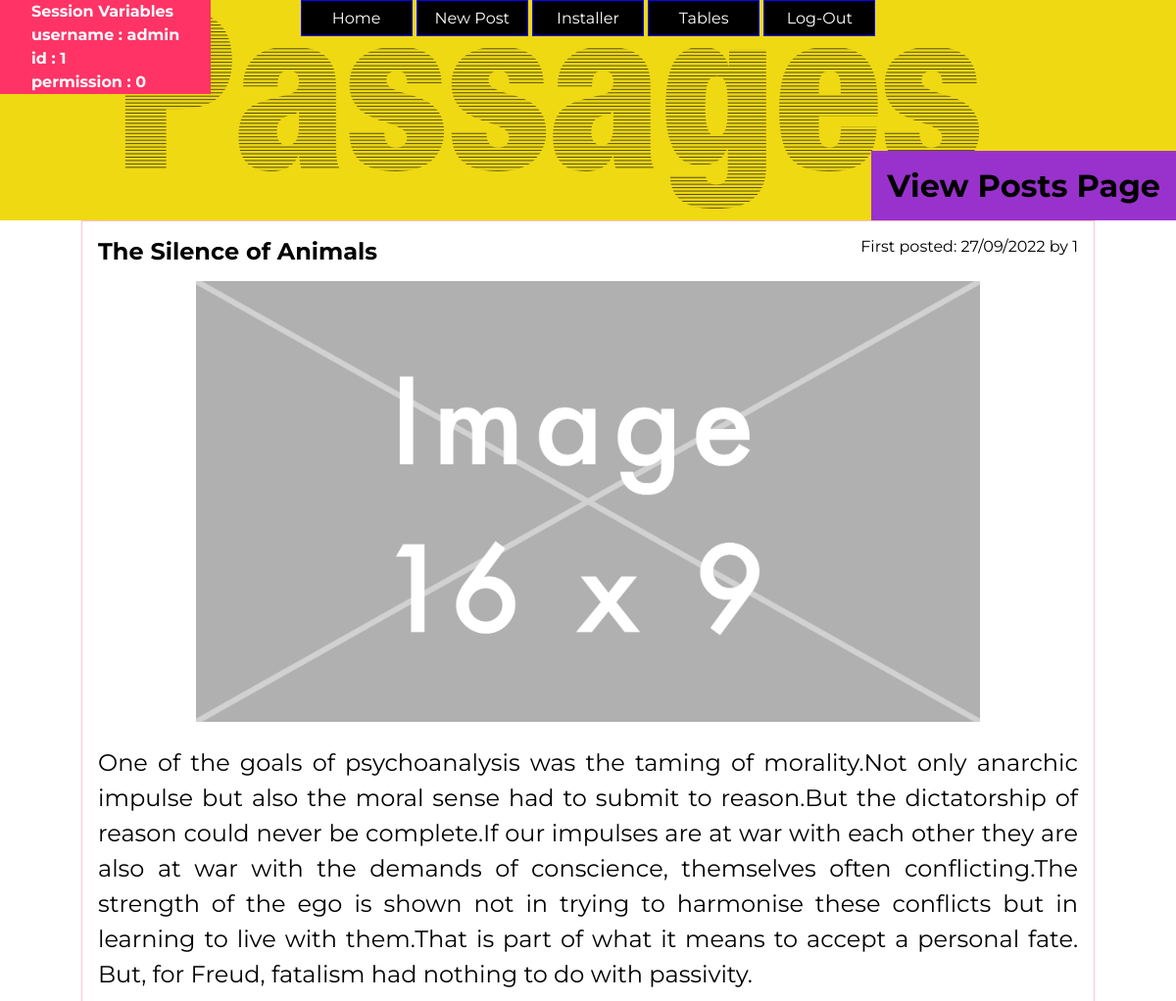
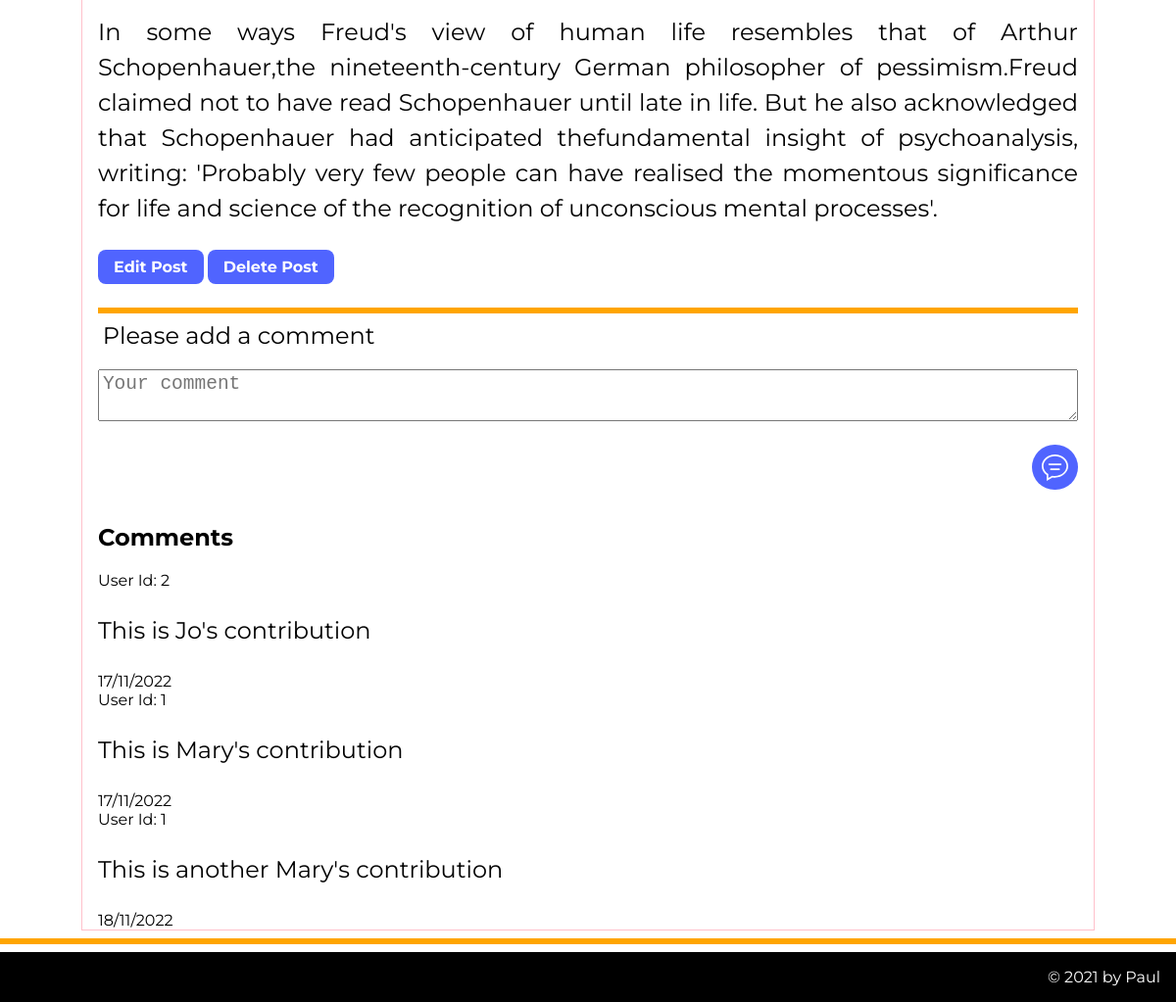
The page /viewpost/1 (signed in) on the database its author committed (2 pictures, top to bottom).
### tables this page shows
CREATE TABLE post(
    post_id integer primary key autoincrement not null,
    title text not null,
    body text not null,
    user_id integer not null,
    created_at date not null,
    image text,
    alttext text,
    updated_at date,
    foreign key (user_id) references user(user_id)
);

CREATE TABLE comment(
    comment_id integer primary key autoincrement not null,
    post_id integer not null,
    created_at date not null,
    user_id text not null,
    text text not null,
    updated_at date,
    foreign key (post_id) references post(post_id)
);

### server.py (the view, shortened to what this page needs)
@app.route('/viewpost/<post_id>', methods=['GET','POST'])
def viewpost(post_id):
    global db_path
    sql = "select title, body, created_at, image, alttext, user_id from post where post_id= ?"
    values_tuple = tuple(post_id)
    result = run_search_query_tuples(sql, values_tuple, db_path)
    post_tuple = result[0]
    sql = "select user_id, text, created_at from comment where post_id= ?"
    values_tuple = tuple(post_id)
    result = run_search_query_tuples(sql, values_tuple, db_path)
    print(result)
    if request.method == "GET":
        return render_template('viewposts.html', post_id=post_id, post=post_tuple, comments=result)

### db_functions.py (called while the page is built)
def reformatSQLiteDate(sqlite_datestring):
    x = datetime.strptime(sqlite_datestring, '%Y-%m-%d %H:%M:%S')
    return x.strftime("%d/%m/%Y")

def run_search_query_tuples(sql_query,values_tuple, file_path):
    result = None
    try:
        db = sqlite3.connect(file_path)
        cursor = db.cursor()
        cursor.execute(sql_query,values_tuple)
        result = cursor.fetchall()
        cursor.close()
    except sqlite3.Error as error:
        print("Error running search query tuples: {}".format(error))
    finally:
        if db:
            db.close()
        if result:
            return result

### server.py (called while the page is built)
def new_lines_paragraph(s):
    new_str = "<p>" + s.replace("\n", "</p><p>") + "</p>"
    return Markup(new_str)

### templates/viewposts.html (shortened to what this page needs)
{% extends "layout.html" %}
{% block head %}
{{ super() }}
{% endblock %}
{% block heading %}View Posts Page{% endblock %}
{% block content%}
<div style="overflow:hidden; margin:1em 0;">
    <div style="float:left; display:inline-block;"> <h2 style="margin:0;">{{post[0]}}</h2> </div>
    <div style=" display:inline-block; float:right; ">
    First posted: {{ reformatSQLiteDate(post[2]) }} by {{post[5]}}</div>
</div>
<div><img class="img-responsive" src="{{ url_for('static', filename='images/'+post[3]) }}"  alt=" {{post[4]}} "></div>
<div>{{ new_lines_paragraph(post[1]) }}</div>
{% if session['permission'] == 0 %}
<div><a href="{{ url_for('editpost', post_id=post_id) }}"><span class="btn">Edit Post</span></a>
<a href="{{ url_for('deletepost', post_id=post_id , description = post[0]) }}"><span class="btn">Delete Post</span></a></div>
{% endif %}
<hr>
<form action="/viewpost/{{post_id}}#comments" method="post">
  <div>
    <label for="content">Please add a comment</label>
    <textarea id="content" name="Comment Text" rows="2"  placeholder="Your comment"></textarea> </div>
  <div class="comment-btn-container"> <input class="comment-btn" type="submit" value=""></div>
</form>
<h2 id="comments">Comments</h2>
{%if comments%}
{% for comment in comments %}
<div> User Id: {{comment[0]}}</div>
<div>{{ new_lines_paragraph(comment[1]) }}</div>
<div>{{ reformatSQLiteDate(comment[2]) }}</div>
{% endfor %}
{% endif %}
{% endblock %}

### static/styles.css (style rules this page uses)
body { background-color: #fff; font-family: 'Montserrat', sans-serif; font-size:100%; margin:0; }
p { font-size: 1.5em; line-height: 1.5; text-align: justify; }
hr { border: 3px solid orange; }
.img-responsive { max-width:80%; margin:auto; display:block; }
.btn { background-color: rgb(80,100,255); font-size: 1em; color: white; text-decoration: none; font-weight:bold; display: inline-block; padding: .5em 1em; margin-bottom: 1em; border-radius:0.5em; border: 0; cursor: pointer; box-sizing:border-box; text-align:center; }
form div { border: 0px solid green; }
input[type=text], input[type=password], input[type=file], textarea, label { width:100%; box-sizing:border-box; font-size:1.5em; padding: 0.2em; margin: 1em 0em; }
.comment-btn-container { text-align: right; }
.comment-btn { background-image: url("chat.svg"); background-size: 2em; background-repeat: no-repeat; background-position: center center; background-color: rgb(80,100,255); display: inline-block; padding: 0em 0em; width: 3.5em; height: 3.5em; margin-bottom: 1em; border-radius:5em; border: 0; cursor: pointer; box-sizing:border-box; text-align:center; }

### rows shown on the page
post: title "The Silence of Animals", created_at "27/09/2022", user "1", image (placeholder picture), body "One of the goals of psychoanalysis was the taming of morality.Not only anarchic impulse but also the moral sense had to submit to reason.But the dictatorship of reason could never be complete.If our impulses are at war with each other they are also at war with the demands of conscience, themselves often conflicting.The strength of the ego is shown not in trying to harmonise these conflicts but in learning to live with them.That is part of what it means to accept a personal fate. But, for Freud, fatalism had nothing to do with passivity. In some ways Freud's view of human life resembles that of Arthur Schopenhauer,the nineteenth-century German philosopher of pessimism.Freud claimed not to…"
comment: user "2", text "This is Jo's contribution", created_at "17/11/2022"
comment: user "1", text "This is Mary's contribution", created_at "17/11/2022"
comment: user "1", text "This is another Mary's contribution", created_at "18/11/2022"

### other values the page prints
{{ key }} "username" "id" "permission"
{{ value }} "admin" "1" "0"
